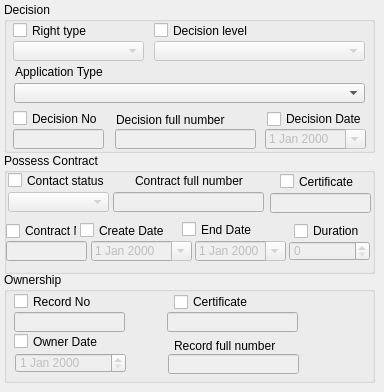
      <widget class="QWidget" name="decision_contract_tab">
       <attribute name="title">
        <string>Decision/Contract</string>
       </attribute>
       <widget class="QGroupBox" name="groupBox">
        <property name="geometry">
         <rect>
          <x>4</x>
          <y>2</y>
          <width>371</width>
          <height>151</height>
         </rect>
        </property>
        <property name="title">
         <string>Decision</string>
        </property>
        <widget class="QDateEdit" name="decision_date">
         <property name="enabled">
          <bool>false</bool>
         </property>
         <property name="geometry">
          <rect>
           <x>261</x>
           <y>127</y>
           <width>101</width>
           <height>20</height>
          </rect>
         </property>
         <property name="calendarPopup">
          <bool>true</bool>
         </property>
        </widget>
        <widget class="QCheckBox" name="decision_date_chbox">
         <property name="geometry">
          <rect>
           <x>263</x>
           <y>107</y>
           <width>101</width>
           <height>20</height>
          </rect>
         </property>
         <property name="text">
          <string>Decision Date</string>
         </property>
        </widget>
        <widget class="QLineEdit" name="decision_full_edit">
         <property name="enabled">
          <bool>false</bool>
         </property>
         <property name="geometry">
          <rect>
           <x>111</x>
           <y>127</y>
           <width>141</width>
           <height>20</height>
          </rect>
         </property>
        </widget>
        <widget class="QComboBox" name="rigth_type_cbox">
         <property name="enabled">
          <bool>false</bool>
         </property>
         <property name="geometry">
          <rect>
           <x>9</x>
           <y>39</y>
           <width>131</width>
           <height>20</height>
          </rect>
         </property>
        </widget>
        <widget class="QLineEdit" name="decision_no_edit">
         <property name="enabled">
          <bool>false</bool>
         </property>
         <property name="geometry">
          <rect>
           <x>9</x>
           <y>127</y>
           <width>91</width>
           <height>20</height>
          </rect>
         </property>
        </widget>
        <widget class="QLabel" name="decision_full_chbox">
         <property name="geometry">
          <rect>
           <x>112</x>
           <y>110</y>
           <width>136</width>
           <height>16</height>
          </rect>
         </property>
         <property name="text">
          <string>Decision full number</string>
         </property>
        </widget>
        <widget class="QComboBox" name="decision_level_cbox">
         <property name="enabled">
          <bool>false</bool>
         </property>
         <property name="geometry">
          <rect>
           <x>150</x>
           <y>39</y>
           <width>211</width>
           <height>20</height>
          </rect>
         </property>
        </widget>
        <widget class="QCheckBox" name="level_chbox">
         <property name="geometry">
          <rect>
           <x>150</x>
           <y>20</y>
           <width>211</width>
           <height>17</height>
          </rect>
         </property>
         <property name="text">
          <string>Decision level</string>
         </property>
        </widget>
        <widget class="QCheckBox" name="right_type_chbox">
         <property name="geometry">
          <rect>
           <x>9</x>
           <y>20</y>
           <width>136</width>
           <height>17</height>
          </rect>
         </property>
         <property name="text">
          <string>Right type</string>
         </property>
        </widget>
        <widget class="QCheckBox" name="decision_no_chbox">
         <property name="geometry">
          <rect>
           <x>9</x>
           <y>108</y>
           <width>91</width>
           <height>17</height>
          </rect>
         </property>
         <property name="text">
          <string>Decision No</string>
         </property>
        </widget>
        <widget class="QLabel" name="label_37">
         <property name="geometry">
          <rect>
           <x>11</x>
           <y>62</y>
           <width>307</width>
           <height>16</height>
          </rect>
         </property>
         <property name="text">
          <string>Application Type</string>
         </property>
        </widget>
        <widget class="QComboBox" name="application_type_cbox">
         <property name="enabled">
          <bool>true</bool>
         </property>
         <property name="geometry">
          <rect>
           <x>10</x>
           <y>81</y>
           <width>351</width>
           <height>20</height>
          </rect>
         </property>
        </widget>
       </widget>
       <widget class="QGroupBox" name="groupBox_2">
        <property name="geometry">
         <rect>
          <x>4</x>
          <y>153</y>
          <width>371</width>
          <height>121</height>
         </rect>
        </property>
        <property name="title">
         <string>Possess Contract</string>
        </property>
        <widget class="QComboBox" name="contract_status_cbox">
         <property name="enabled">
          <bool>false</bool>
         </property>
         <property name="geometry">
          <rect>
           <x>4</x>
           <y>39</y>
           <width>101</width>
           <height>20</height>
          </rect>
         </property>
        </widget>
        <widget class="QDateEdit" name="contract_date">
         <property name="enabled">
          <bool>false</bool>
         </property>
         <property name="geometry">
          <rect>
           <x>87</x>
           <y>88</y>
           <width>101</width>
           <height>20</height>
          </rect>
         </property>
         <property name="calendarPopup">
          <bool>true</bool>
         </property>
        </widget>
        <widget class="QLineEdit" name="contract_cert_edit">
         <property name="enabled">
          <bool>false</bool>
         </property>
         <property name="geometry">
          <rect>
           <x>266</x>
           <y>40</y>
           <width>101</width>
           <height>20</height>
          </rect>
         </property>
        </widget>
        <widget class="QCheckBox" name="contract_date_chbox">
         <property name="geometry">
          <rect>
           <x>76</x>
           <y>69</y>
           <width>101</width>
           <height>17</height>
          </rect>
         </property>
         <property name="text">
          <string>Create Date</string>
         </property>
        </widget>
        <widget class="QCheckBox" name="contract_no_chbox">
         <property name="geometry">
          <rect>
           <x>2</x>
           <y>68</y>
           <width>71</width>
           <height>20</height>
          </rect>
         </property>
         <property name="text">
          <string>Contract No</string>
         </property>
        </widget>
        <widget class="QLabel" name="contract_full_chbox">
         <property name="geometry">
          <rect>
           <x>131</x>
           <y>20</y>
           <width>121</width>
           <height>16</height>
          </rect>
         </property>
         <property name="text">
          <string>Contract full number</string>
         </property>
        </widget>
        <widget class="QCheckBox" name="end_date_chbox">
         <property name="geometry">
          <rect>
           <x>178</x>
           <y>68</y>
           <width>121</width>
           <height>17</height>
          </rect>
         </property>
         <property name="text">
          <string>End Date</string>
         </property>
        </widget>
        <widget class="QLineEdit" name="contract_no_edit">
         <property name="enabled">
          <bool>false</bool>
         </property>
         <property name="geometry">
          <rect>
           <x>2</x>
           <y>88</y>
           <width>81</width>
           <height>20</height>
          </rect>
         </property>
        </widget>
        <widget class="QCheckBox" name="duration_chbox">
         <property name="geometry">
          <rect>
           <x>290</x>
           <y>68</y>
           <width>81</width>
           <height>20</height>
          </rect>
         </property>
         <property name="text">
          <string>Duration</string>
         </property>
        </widget>
        <widget class="QCheckBox" name="contract_certificate_chbox">
         <property name="geometry">
          <rect>
           <x>276</x>
           <y>20</y>
           <width>91</width>
           <height>17</height>
          </rect>
         </property>
         <property name="text">
          <string>Certificate</string>
         </property>
        </widget>
        <widget class="QLineEdit" name="contract_full_edit">
         <property name="enabled">
          <bool>false</bool>
         </property>
         <property name="geometry">
          <rect>
           <x>109</x>
           <y>39</y>
           <width>151</width>
           <height>20</height>
          </rect>
         </property>
        </widget>
        <widget class="QSpinBox" name="duration_sbox">
         <property name="enabled">
          <bool>false</bool>
         </property>
         <property name="geometry">
          <rect>
           <x>285</x>
           <y>88</y>
           <width>81</width>
           <height>20</height>
          </rect>
         </property>
        </widget>
        <widget class="QDateEdit" name="end_date">
         <property name="enabled">
          <bool>false</bool>
         </property>
         <property name="geometry">
          <rect>
           <x>191</x>
           <y>88</y>
           <width>91</width>
           <height>20</height>
          </rect>
         </property>
         <property name="calendarPopup">
          <bool>true</bool>
         </property>
        </widget>
        <widget class="QCheckBox" name="contract_status_chbox">
         <property name="geometry">
          <rect>
           <x>4</x>
           <y>19</y>
           <width>111</width>
           <height>17</height>
          </rect>
         </property>
         <property name="text">
          <string>Contact status</string>
         </property>
        </widget>
       </widget>
       <widget class="QGroupBox" name="groupBox_3">
        <property name="geometry">
         <rect>
          <x>4</x>
          <y>272</y>
          <width>371</width>
          <height>111</height>
         </rect>
        </property>
        <property name="title">
         <string>Ownership</string>
        </property>
        <widget class="QLabel" name="record_full_">
         <property name="geometry">
          <rect>
           <x>170</x>
           <y>64</y>
           <width>121</width>
           <height>20</height>
          </rect>
         </property>
         <property name="text">
          <string>Record full number</string>
         </property>
        </widget>
        <widget class="QLineEdit" name="record_cert_edit">
         <property name="enabled">
          <bool>false</bool>
         </property>
         <property name="geometry">
          <rect>
           <x>163</x>
           <y>40</y>
           <width>131</width>
           <height>20</height>
          </rect>
         </property>
        </widget>
        <widget class="QDateEdit" name="own_date">
         <property name="enabled">
          <bool>false</bool>
         </property>
         <property name="geometry">
          <rect>
           <x>11</x>
           <y>81</y>
           <width>111</width>
           <height>20</height>
          </rect>
         </property>
        </widget>
        <widget class="QCheckBox" name="record_no_chbox">
         <property name="geometry">
          <rect>
           <x>10</x>
           <y>21</y>
           <width>151</width>
           <height>17</height>
          </rect>
         </property>
         <property name="text">
          <string>Record No</string>
         </property>
        </widget>
        <widget class="QLineEdit" name="record_no_edit">
         <property name="enabled">
          <bool>false</bool>
         </property>
         <property name="geometry">
          <rect>
           <x>10</x>
           <y>40</y>
           <width>111</width>
           <height>20</height>
          </rect>
         </property>
        </widget>
        <widget class="QLineEdit" name="record_full_edit">
         <property name="enabled">
          <bool>false</bool>
         </property>
         <property name="geometry">
          <rect>
           <x>164</x>
           <y>82</y>
           <width>131</width>
           <height>20</height>
          </rect>
         </property>
        </widget>
        <widget class="QCheckBox" name="record_certificate_chbox">
         <property name="geometry">
          <rect>
           <x>170</x>
           <y>20</y>
           <width>111</width>
           <height>20</height>
          </rect>
         </property>
         <property name="text">
          <string>Certificate</string>
         </property>
        </widget>
        <widget class="QCheckBox" name="own_date_chbox">
         <property name="geometry">
          <rect>
           <x>10</x>
           <y>61</y>
           <width>141</width>
           <height>17</height>
          </rect>
         </property>
         <property name="text">
          <string>Owner Date</string>
         </property>
        </widget>
       </widget>
      </widget>
